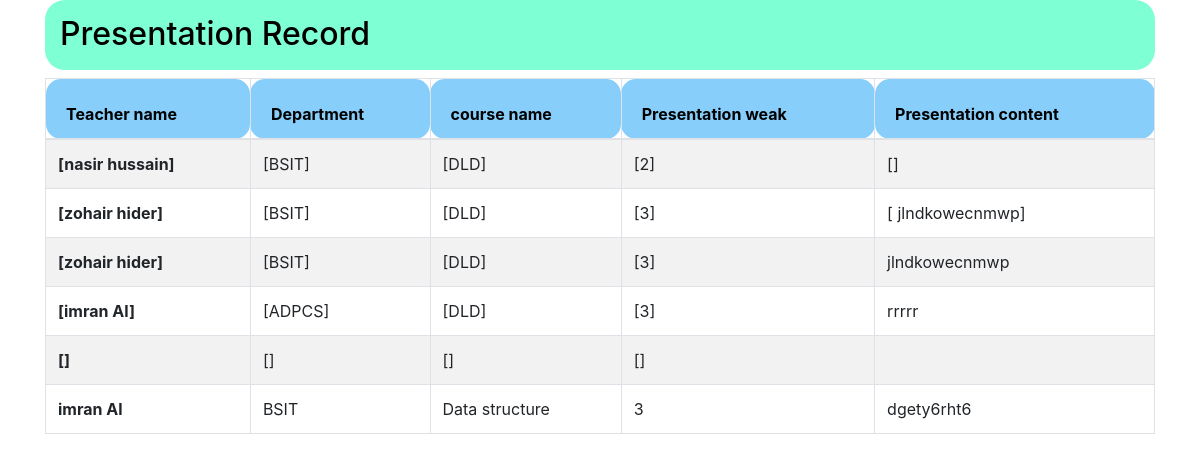
Page /Presentation-view.php on the committed database.
### tables this page shows
CREATE TABLE `add_presentation` (
  `teacher_name` varchar(50) NOT NULL,
  `Department name` varchar(50) NOT NULL,
  `subject_name` text NOT NULL,
  `presentation_weak` text NOT NULL,
  `presentation_content` text NOT NULL
);

### Presentation-view.php (the view, shortened to what this page needs)
<?php
$conn  = mysqli_connect("localhost", "root", "", "invoicemgsys1") or die("connection Failed");
$query = "SELECT * from add_presentation";
$result = mysqli_query($conn, $query) or die("uery failed");
if (mysqli_num_rows($result) > 0) {
?>
    <!DOCTYPE html>
    <html lang="en">
    <head>
        <link rel="stylesheet" href="https://cdn.jsdelivr.net/npm/bootstrap@4.6.2/dist/css/bootstrap.min.css">
    </head>
    <body>
        <div class="container">
            <div class="row">
                <div class="col">
                    <h2 class="container" style="height: 70px; border-radius: 20px; padding-top: 15px; padding-left: 15px; background-color : #7FFFD4; color: black;">
                   Presentation Record </h2>
            </div>
        </div>
        <table class="table table-striped table-bordered">
            <thead>
                <tr>
                    <th scope="col" style= "height: 60px; border-radius: 15px; padding-top: 20px; padding-left: 20px; background-color : #87CEFA; color: black";>
                   Teacher name</th>
                    <th scope="col" style= "height: 60px; border-radius: 15px; padding-top: 20px; padding-left: 20px; background-color : #87CEFA; color: black";>
                   Department</th>
                     <th scope="col" style= "height: 50px; border-radius: 15px; padding-top: 20px; padding-left: 20px; background-color : #87CEFA; color: black";>
                  course name</th>
                   <th scope="col" style= "height: 60px; border-radius: 15px; padding-top: 12px; padding-left: 20px; background-color : #87CEFA; color: black";>
                Presentation weak</th>
                   <th scope="col" style= "height: 60px; border-radius: 15px; padding-top: 20px; padding-left: 20px; background-color : #87CEFA; color: black";>
             Presentation content</th>
                </tr>
            </thead>
            <tbody>
                <?php
                while ($row = mysqli_fetch_assoc($result)) {
                ?>
                    <tr>
                        <th scope="row"><?php echo $row['teacher_name'] ?></th>
                        <td><?php echo $row['Department name'] ?></td>
                        <td><?php echo $row['subject_name'] ?></td>
                           <td><?php echo $row['presentation_weak'] ?></td>
                            <td><?php echo $row['presentation_content'] ?></td>
                    </tr>
                <?php  }  ?>
            </tbody>
        </table>
    <?php   }
    ?>
    </body>
    </html>

### rows in the picture
add_presentation: teacher_name "[nasir hussain]", Department name "[BSIT]", subject_name "[DLD]", presentation_weak "[2]", presentation_content "[]"
add_presentation: teacher_name "[zohair hider]", Department name "[BSIT]", subject_name "[DLD]", presentation_weak "[3]", presentation_content "[ jlndkowecnmwp]"
add_presentation: teacher_name "[zohair hider]", Department name "[BSIT]", subject_name "[DLD]", presentation_weak "[3]", presentation_content "jlndkowecnmwp"
add_presentation: teacher_name "[imran Al]", Department name "[ADPCS]", subject_name "[DLD]", presentation_weak "[3]", presentation_content "rrrrr"
add_presentation: teacher_name "[]", Department name "[]", subject_name "[]", presentation_weak "[]"
add_presentation: teacher_name "imran Al", Department name "BSIT", subject_name "Data structure", presentation_weak "3", presentation_content "dgety6rht6"
